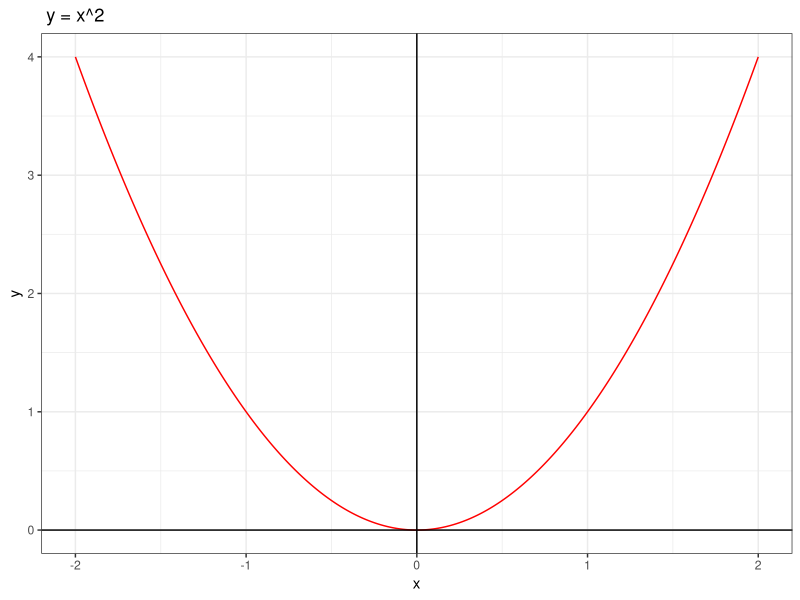

Write R code to recreate this figure.
library(ggplot2)

# WIPE ALL OUT ####
rm(list = ls())

##### THIS IS THE FUNCTION OUTPUT #####################
f <- function(x) {

  y = x^2
  
}
#######################################################

# FUNCTION DOMAIN (A SELECTION OF) ####
x = seq(from = -2, to = 2, by = 0.01) 

# DATASET WITH DOMAIN/RANGE (INPUT/OUTPUT) ####
data <- data.frame(x = x,
                   y = f(x))          

# CREATE CHART #####
chart <- ggplot(data, aes(x, y)) +
  geom_line(color = "red") +
  geom_hline(yintercept = 0) +
  geom_vline(xintercept = 0) +
  theme_bw() + 
  labs(title = paste0(gsub("\\{|\\}", "", body(f)), collapse = " "))

# SHOW ME THE CHART ####
print(chart)
